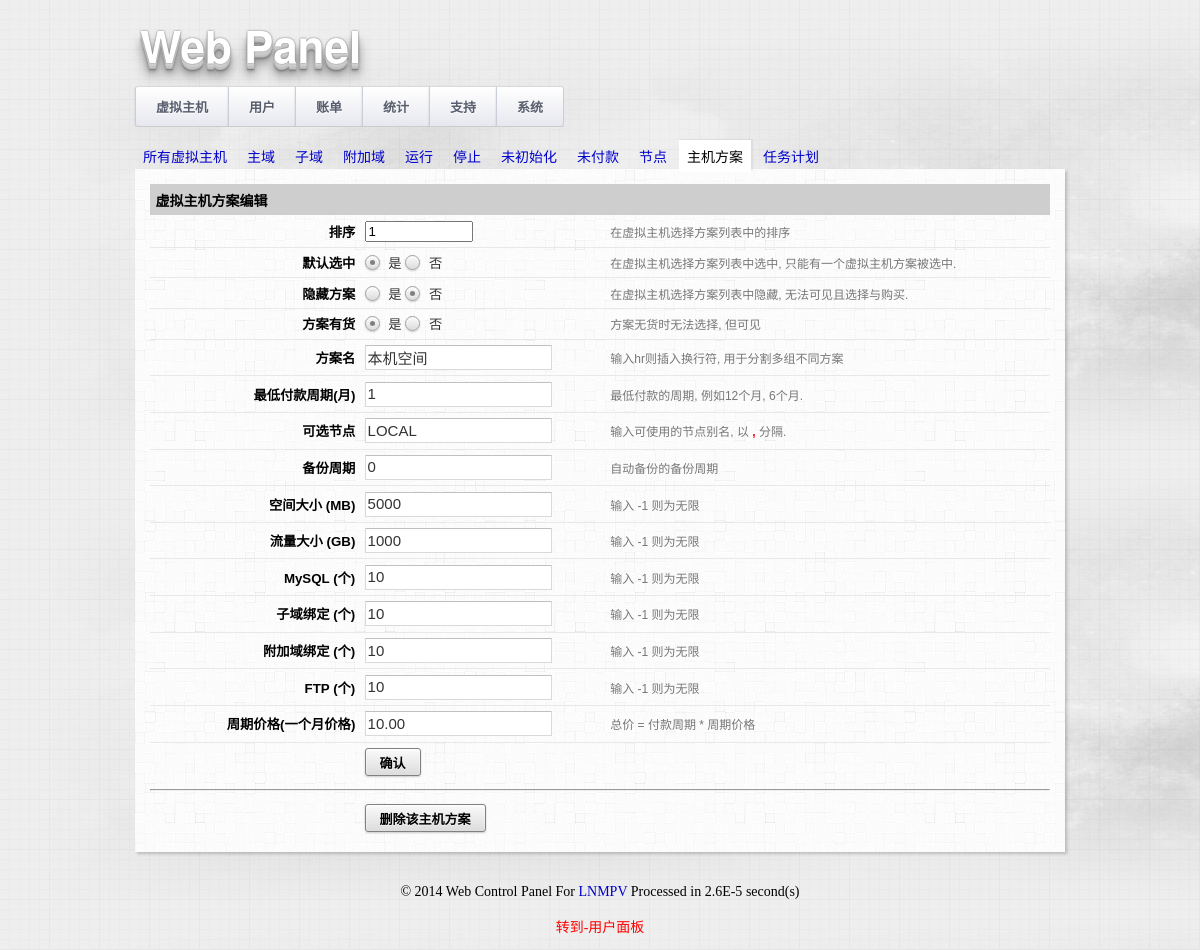
Screenshot of /admin_vhost_plan_modify.php?planid=1&action=modify (signed in) with the database file from the repository.
### tables this page shows
CREATE TABLE IF NOT EXISTS `vhost_plan` (
`ID` int(11) NOT NULL,
  `sort` int(11) DEFAULT NULL,
  `checked` int(11) NOT NULL,
  `hidden` int(11) DEFAULT '0',
  `planname` varchar(255) NOT NULL,
  `cycle` int(11) NOT NULL,
  `nodes` varchar(255) NOT NULL,
  `backup` int(11) NOT NULL,
  `space` int(11) NOT NULL,
  `webtraffic` double NOT NULL,
  `db` int(11) NOT NULL,
  `subdomain` int(11) NOT NULL,
  `addon` int(11) NOT NULL DEFAULT '0' COMMENT '附加域',
  `ftp` int(11) NOT NULL,
  `price` double NOT NULL,
  `available` int(11) NOT NULL
);

### function.php (called while the page is built, shortened)
<?php
function money($n){
	return sprintf ("%01.2f", is_numeric($n)?$n:0);
}

### admin_vhost_plan_modify.php (the view, shortened to what this page needs)
<?php
@include_once("header.php");
@include_once("function.php");
if ($_GET['action'] == 'modify')
{
	$planid = empty($_GET['planid'])?@$_POST['planid']:@$_GET['planid'];
	$result_plans = mysql_query("select * FROM vhost_plan WHERE ID=" . $planid);
	$row_plan = mysql_fetch_array($result_plans);
} elseif ($_GET['action'] == 'new') {
} else {
	ForceDie();
}
?>
<div id="page">
<form name="config_save" id="config_save" action="" method="post" onsubmit="document.getElementById('confirmed').disabled = true;">
<table class="list">
	<tr>
		<th colspan="3">虚拟主机方案编辑</th>
	</tr>
	<tr class="list_entry">
		<td class="table_form_header">排序</td>
		<td>
		<input name="sort" type="number" value="<?php echo (@$row_plan['sort']); ?>" maxlength="" autocomplete="off" required style="width:100px;" />
		</td>
		<td class="hint">在虚拟主机选择方案列表中的排序</td>
	</tr>
	<tr class="list_entry">
		<td class="table_form_header">默认选中</td>
		<td>
		<input type="radio" name="checked" value="1" <?php echo @$row_plan['checked']==1?'checked="checked"':'';?>> 是
		<input type="radio" name="checked" value="0" <?php echo @$row_plan['checked']==1?'':'checked="checked"';?>> 否
		</td>
		<td class="hint">在虚拟主机选择方案列表中选中, 只能有一个虚拟主机方案被选中.</td>
	</tr>
	<tr class="list_entry">
		<td class="table_form_header">隐藏方案</td>
		<td>
		<input type="radio" name="hidden" value="1" <?php echo @$row_plan['hidden']==1?'checked="checked"':'';?>> 是
		<input type="radio" name="hidden" value="0" <?php echo @$row_plan['hidden']==1?'':'checked="checked"';?>> 否
		</td>
		<td class="hint">在虚拟主机选择方案列表中隐藏, 无法可见且选择与购买.</td>
	</tr>
	<tr class="list_entry">
		<td class="table_form_header">方案有货</td>
		<td>
		<input type="radio" name="available" value="1" <?php echo @$row_plan['available']==1?'checked="checked"':'';?>> 是
		<input type="radio" name="available" value="0" <?php echo @$row_plan['available']==1?'':'checked="checked"';?>> 否
		</td>
		<td class="hint">方案无货时无法选择, 但可见</td>
	</tr>
	<tr class="list_entry">
		<td class="table_form_header">方案名</td>
		<td>
			<input name="planname" id="planname" type="text" value="<?php echo @($row_plan['planname']); ?>" maxlength="" size="18" autocomplete="off" required />
		</td>
		<td class="hint">输入hr则插入换行符, 用于分割多组不同方案</td>
	</tr>
	<tr class="list_entry">
		<td class="table_form_header">最低付款周期(月)</td>
		<td>
			<input name="cycle" id="cycle" type="text" value="<?php echo @($row_plan['cycle']); ?>" maxlength="" size="18" autocomplete="off" required />
		</td>
		<td class="hint">最低付款的周期, 例如12个月, 6个月.</td>
	</tr>
	<tr class="list_entry">
		<td class="table_form_header">可选节点</td>
		<td>
			<input name="nodes" id="nodes" type="text" value="<?php echo @($row_plan['nodes']); ?>" maxlength="" size="18" autocomplete="off" required />
		</td>
		<td class="hint">输入可使用的节点别名, 以 <span style="color:red;font-weight:bold">,</span> 分隔.</td>
	</tr>
	<tr class="list_entry">
		<td class="table_form_header">备份周期</td>
		<td>
			<input name="backup" id="backup" type="text" value="<?php echo @($row_plan['backup']); ?>" maxlength="" size="18" autocomplete="off" required />
		</td>
		<td class="hint">自动备份的备份周期</td>
	</tr>
	<tr class="list_entry">
		<td class="table_form_header">空间大小 (MB)</td>
		<td>
		<input name="space" id="space" type="text" value="<?php echo @$row_plan['space']; ?>" maxlength="" size="18" autocomplete="off" required />
		</td>
		<td class="hint">输入 -1 则为无限</td>
	</tr>
	<tr class="list_entry">
		<td class="table_form_header">流量大小 (GB)</td>
		<td>
			<input name="webtraffic" id="webtraffic" type="text" value="<?php echo @$row_plan['webtraffic']; ?>" maxlength="" size="18" autocomplete="off" required />
		</td>
		<td class="hint">输入 -1 则为无限</td>
	</tr>
	<tr class="list_entry">
		<td class="table_form_header">MySQL (个)</td>
		<td>
			<input name="db_max" id="db_max" type="text" value="<?php echo @($row_plan['db']); ?>" maxlength="" size="18" autocomplete="off" required />
		</td>
		<td class="hint">输入 -1 则为无限</td>
	</tr>
	<tr class="list_entry">
		<td class="table_form_header">子域绑定 (个)</td>
		<td>
			<input name="subdomain_max" id="subdomain_max" type="text" value="<?php echo @($row_plan['subdomain']); ?>" maxlength="" size="18" autocomplete="off" required />
		</td>
		<td class="hint">输入 -1 则为无限</td>
	</tr>
	<tr class="list_entry">
		<td class="table_form_header">附加域绑定 (个)</td>
		<td>
			<input name="addon_max" id="addon_max" type="text" value="<?php echo @($row_plan['addon']); ?>" maxlength="" size="18" autocomplete="off" required />
		</td>
		<td class="hint">输入 -1 则为无限</td>
	</tr>
	<tr class="list_entry">
		<td class="table_form_header">FTP (个)</td>
		<td>
			<input name="ftp_max" id="ftp_max" type="text" value="<?php echo @($row_plan['ftp']); ?>" maxlength="" size="18" autocomplete="off" required />
		</td>
		<td class="hint">输入 -1 则为无限</td>
	</tr>
	<tr class="list_entry">
		<td class="table_form_header">周期价格(一个月价格)</td>
		<td>
			<input name="price" id="price" type="text" value="<?php echo @money($row_plan['price']); ?>" maxlength="" size="18" autocomplete="off" required />
		</td>
		<td class="hint">总价 = 付款周期 * 周期价格</td>
	</tr>
	<tr class="list_entry">
		<td></td>
		<td><input tabindex="3" class="button" type="submit" name="confirmed" id="confirmed" value="确认"></td>
		<td class="hint"></td>
	</tr>
</table>
</form>
<hr />
<form name="config_save" id="config_save" action="" method="post" onsubmit="return confirm('确认是否删除该主机方案? 删除主机方案并不会改变或停用使用此方案的虚拟主机. ');">
<table class="list">
	<tr class="list_entry">
		<td width="200"></td>
		<td colspan="3">
			<input class="button" id="button_save" type="submit" value="删除该主机方案">
		</td>
	</tr>
</table>
</form>
</div>
<?php @include_once("footer.php") ?>

### css/manager.css (style rules this page uses)
@media screen and (-webkit-min-device-pixel-ratio:0) { #page { background-color:RED; } }
body { background:url(../images/container-background.jpg); color:#000; margin:0px; text-align:center; }
#page { background:url(../images/light_wool.png); text-align:left; margin:0px auto; padding:15px 15px 15px 15px; width:900px; font-family:arial,helvetica,sans-serif; font-size:15px; box-shadow:2px 2px 3px rgba(0, 0, 0, 0.2); -moz-box-shadow:2px 2px 3px rgba(0, 0, 0, 0.2); -khtml-box-shadow:2px 2px 3px rgba(0, 0, 0, 0.2); -webkit-box-shadow:2px 2px 3px rgba(0, 0, 0, 0.2); }
.list { width:100%; border-spacing:5px; border-collapse:collapse; color:#333; font-size:14px; }
.list th { background-color: #CECECE; text-align:left; color:black; padding:0.4em 0.3em 0.4em 0.4em; font-weight:700; font-size:14px; }
.list td { padding:0.4em 0.3em 0.4em 0.4em; }
.list_entry { border-bottom:1px solid #e8e8e8; font-size:13.3px; }
.list_entry:last-child, .list_entry_alt:last-child { border-bottom:0px; }
.table_form_header { width:200px; color:#000; font-weight:bold; text-align:right; }
.button { height:28px; font-size:14px; font-family:"Helvetica Neue",Arial,Helvetica,Geneva,sans-serif; -webkit-appearance:button; }
.hint { font-size:12px; color:#777; }

### css/css3.css (style rules this page uses)
input[type="text"], input[type=password] { font-size:15px; padding:2px 2px 3px; margin:0; background-color:#fff; color:#333; border:1px solid #d9d9d9; border-top:1px solid #c0c0c0; display:inline-block; vertical-align:top; height:25px; box-sizing:border-box; -webkit-box-sizing:border-box; -moz-box-sizing:border-box; -webkit-border-radius:1px }
input[type="submit"] { -webkit-box-shadow: inset 0 1px 2px white, 0 1px 2px rgba(0, 0, 0, .2); -moz-box-shadow: inset 0 1px 2px white, 0 1px 2px rgba(0, 0, 0, .2); box-shadow: inset 0 1px 2px white, 0 1px 2px rgba(0, 0, 0, .2); -webkit-user-select: none; background: -webkit-linear-gradient(#fafafa, #dcdcdc); background: -moz-linear-gradient(#fafafa, #dcdcdc); background: -ms-linear-gradient(#fafafa, #dcdcdc); background: -o-linear-gradient(#fafafa, #dcdcdc); background: linear-gradient(#fafafa, #dcdcdc); -webkit-border-radius: 3px; -moz-border-radius: 3px; border-radius: 3px; border: 1px solid #a0a0a0; cursor: default; font-size: 13px; margin: 0; padding: 4px 14px; text-shadow: 0 1px 0 rgba(255, 255, 255, .5); border-color: #808080; font-weight: bold; }
input[type='radio'] { -webkit-box-shadow: inset 0 1px 2px white, 0 1px 2px rgba(0, 0, 0, .2); -moz-box-shadow: inset 0 1px 2px white, 0 1px 2px rgba(0, 0, 0, .2); box-shadow: inset 0 1px 2px white, 0 1px 2px rgba(0, 0, 0, .2); -webkit-appearance: none; -webkit-margin-start: 0; -webkit-margin-end: 5px; -webkit-transition: border 500ms; -moz-transition: border 500ms; -ms-transition: border 500ms; -o-transition: border 500ms; transition: border 500ms; background: -webkit-linear-gradient(#fafafa, #dcdcdc); background: -moz-linear-gradient(#fafafa, #dcdcdc); background: -ms-linear-gradient(#fafafa, #dcdcdc); background: -o-linear-gradient(#fafafa, #dcdcdc); background: linear-gradient(#fafafa, #dcdcdc); -webkit-border-radius: 100%; -moz-border-radius: 100%; border-radius: 100%; border: 1px solid #a0a0a0; display: inline-block; height: 15px; margin-top: 0; position: relative; top: 2px; vertical-align: baseline; width: 15px; }
input[type='radio']:checked::before { -webkit-box-shadow: 0 1px 0 rgba(255, 255, 255, .5); -moz-box-shadow: 0 1px 0 rgba(255, 255, 255, .5); box-shadow: 0 1px 0 rgba(255, 255, 255, .5); -webkit-margin-start: 4px; background: #808080; -webkit-border-radius: 10px; -moz-border-radius: 10px; border-radius: 10px; content: ''; display: inline-block; height: 5px; left: 0; margin-top: 4px; opacity: 1; position: absolute; top: 0; vertical-align: top; width: 5px; }

### rows the page displays
vhost_plan: sort "1", checked "☑", hidden "☑", available "☑", planname "本机空间", cycle "1", nodes "LOCAL", backup "0", space "5000", webtraffic "1000", db_max "10", subdomain_max "10", addon_max "10", ftp_max "10", price "10.00"

### other values shown
$PanelName "Web"
$PanelSubName "Panel"
$lang['vhosts'] "虚拟主机"
$lang['users'] "用户"
$lang['billing'] "账单"
$lang['statistics'] "统计"
$lang['support'] "支持"
get_microtime()-$page_start_time "2.6E-5"
$lang['user_panel'] "用户面板"
